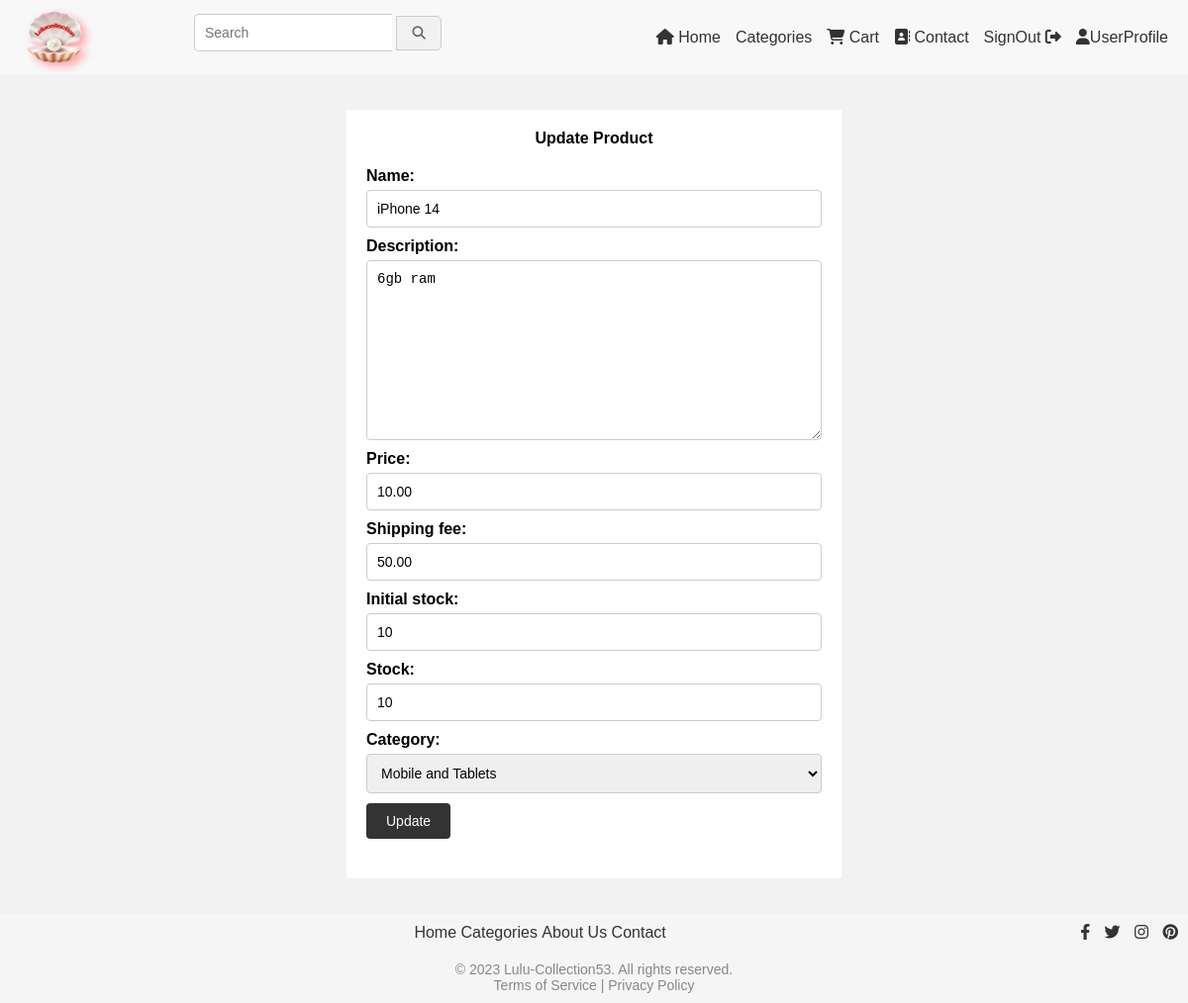
Before: /seller/product/1/edit/ (signed in) with the older database file.
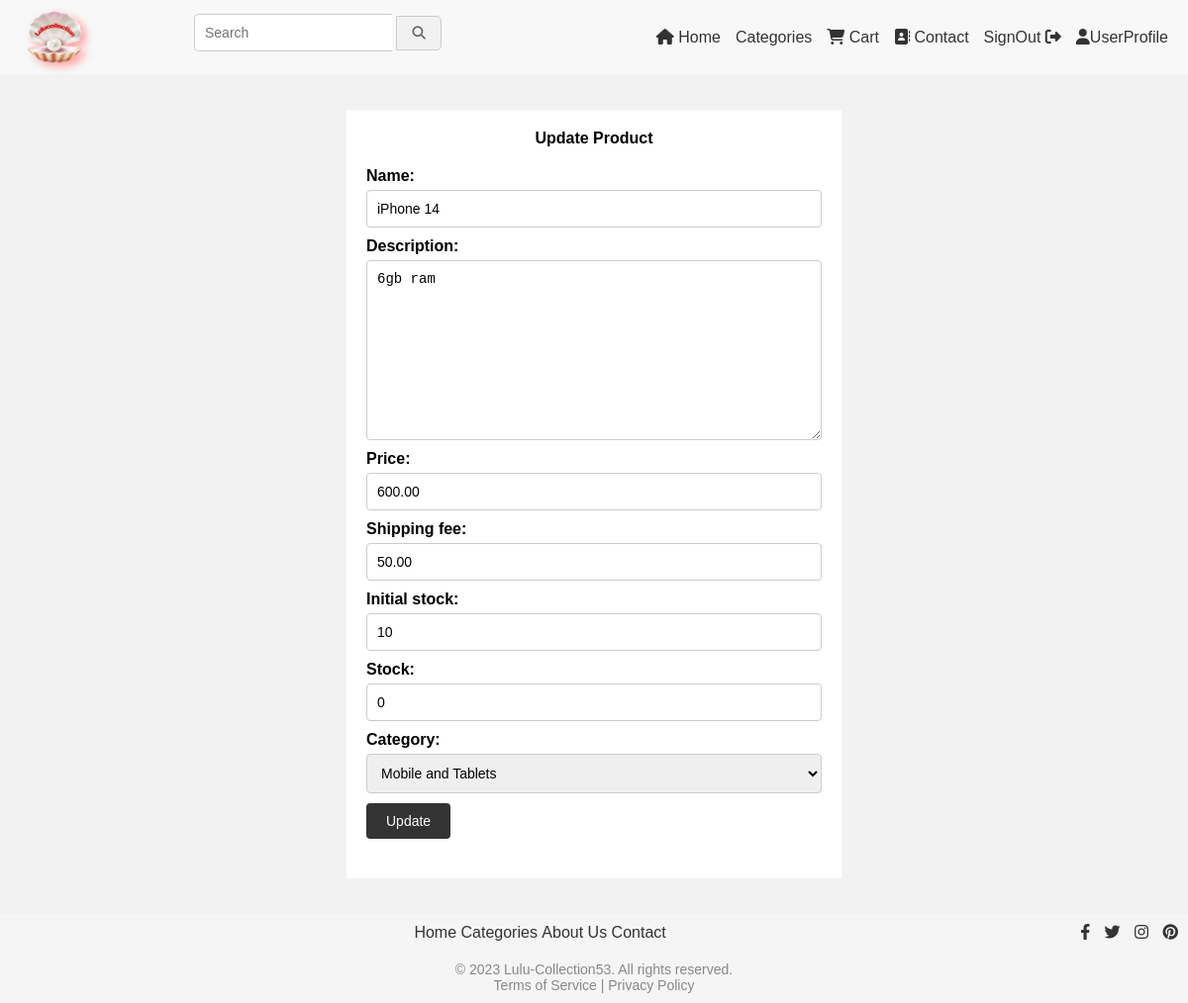
After: the same page with the newer database file.
### cart/models.py (models this page shows, shortened)
class Product(models.Model):
    name = models.CharField(max_length=200)
    description = models.TextField()
    price = models.DecimalField(max_digits=8, decimal_places=2)
    shipping_fee = models.DecimalField(max_digits=8, decimal_places=2, default=0)
    initial_stock = models.PositiveIntegerField(default=0)  # Add initial stock field
    stock = models.PositiveIntegerField(default=0)  # Add remaining stock field
    category = models.ForeignKey(Category, on_delete=models.CASCADE)
    seller = models.ForeignKey(Seller, on_delete=models.CASCADE)

class Category(models.Model):
    name = models.CharField(max_length=100)
    def __str__(self):
        return self.name

### cart/views.py (the view)
# urls.py: path('seller/product/<int:product_id>/edit/', views.seller_editproduct, name='seller_editproduct'),
@login_required(login_url='seller_login')
def seller_editproduct(request, product_id):
    product = get_object_or_404(Product, pk=product_id)
    if request.method == 'POST':
        form = ProductForm(request.POST, instance=product)
        if form.is_valid():
            form.save()
            return redirect('seller_dashboard')
    else:
        form = ProductForm(instance=product)
    context = {'form': form, 'product': product}
    return render(request, 'seller_editproduct.html', context)

### cart/forms.py
class ProductForm(forms.ModelForm):
    class Meta:
        model = Product
        fields = ['name', 'description', 'price', 'shipping_fee' ,'initial_stock', 'stock' ,'category']

### templates/seller_editproduct.html (shortened to what this page needs)
<link rel="stylesheet" href="/css/sellereditproduct.css">
{% extends 'base.html' %}
{% block content %}
  <div class="container">
    <h4>Update Product</h4>
    <form method="post">
      {{ form.as_p }}
      <input type="submit" value="Update">
  </form>
</div>
{% endblock %}

Changed rows visible on the page:
changed Product "6gb ram": price "10.00" → "600.00"; stock "10" → "0"
